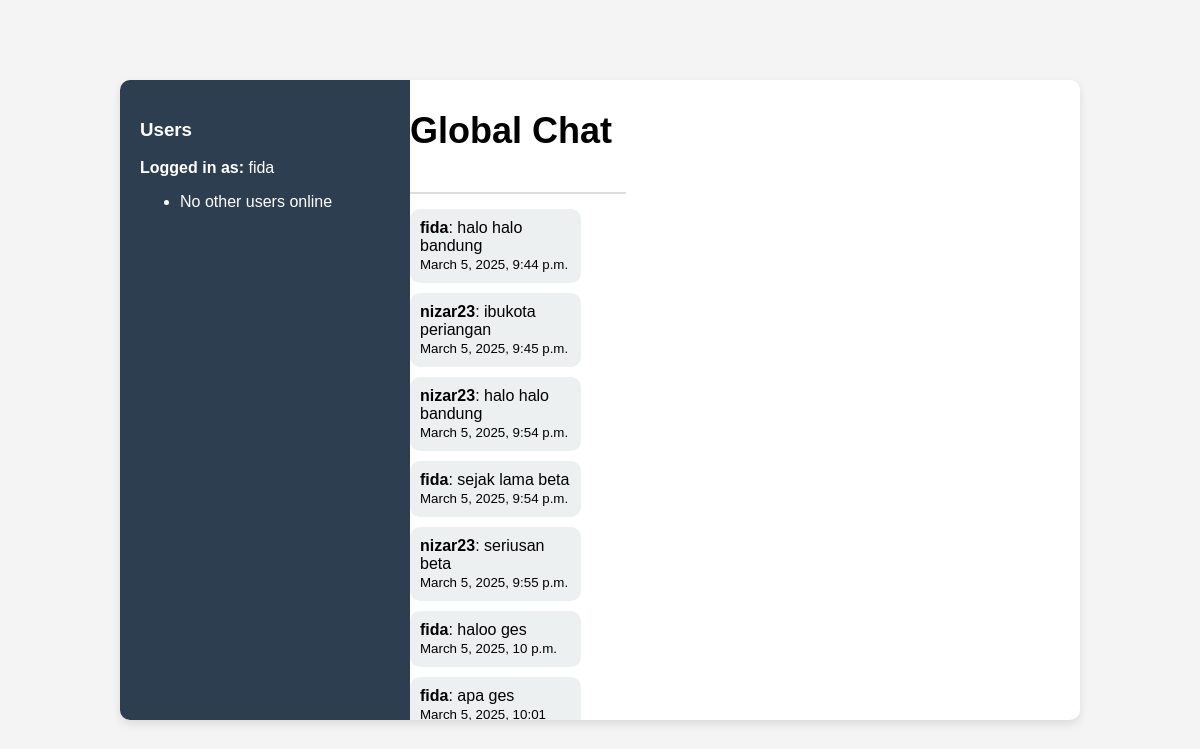
The page /chat/chat/global/ (signed in) on the database its author committed.
### chat/models.py (models this page shows, shortened)
class ChatMessage(models.Model):
    room_name = models.CharField(max_length=255)  # Nama chat room (misalnya: "global")
    sender = models.ForeignKey(User, on_delete=models.CASCADE)  # User yang mengirim pesan
    message = models.TextField()  # Isi pesan
    timestamp = models.DateTimeField(auto_now_add=True)  # Waktu pesan dibuat

### chat/views.py (the view)
# urls.py: path("chat/<str:room_name>/", chat_view, name="chat"),  # Global Chat
def chat_view(request, room_name):
    messages = ChatMessage.objects.filter(room_name=room_name).order_by("timestamp")# Ambil pesan lama
    return render(request, "test_chat.html", {"room_name": room_name, "messages": messages})

### chat/templates/test_chat.html (shortened to what this page needs)
<!DOCTYPE html>
<html lang="en">
<head>
    {% load static %}
    <link rel="stylesheet" type="text/css" href="{% static 'chat/style.css' %}">
</head>
<body>
    <div class="chat-container">
        <div class="sidebar">
            <h3>Users</h3>
            <p><strong>Logged in as:</strong> {{ request.user.username }}</p>
            <ul id="user-list">
                {% for user in users %}
                <li class="user-item" onclick="openDM('{{ user.username }}')">
                    <span class="status-icon {% if user.is_active %}online{% else %}offline{% endif %}"></span>
                    {{ user.username }}
                </li>
                {% empty %}
                <li>No other users online</li>
                {% endfor %}
            </ul>
        </div>
        <div class="chat-section">
            <div class="chat-header">
                <h2>Global Chat</h2>
            </div>
            <div id="chat-box">
                {% for message in messages %}
                    <div class="chat-message">
                        <strong>{{ message.sender.username }}</strong>: {{ message.message }} <br>
                        <small>{{ message.timestamp }}</small>
                    </div>
                {% endfor %}
            </div>
        </div>
    </div>
</body>
</html>

### chat/static/chat/style.css (style rules this page uses)
body { font-family: Arial, sans-serif; margin: 0; padding: 0; background-color: #f4f4f4; display: flex; justify-content: center; align-items: center; height: 100vh; }
.chat-container { display: flex; width: 80%; max-width: 1000px; height: 80vh; background: white; box-shadow: 0px 4px 10px rgba(0, 0, 0, 0.1); border-radius: 10px; overflow: hidden; }
.sidebar { width: 250px; background: #2c3e50; color: white; padding: 20px; overflow-y: auto; }
.chat-message { background: #ecf0f1; padding: 10px; border-radius: 10px; margin-bottom: 10px; max-width: 70%; position: relative; animation: fadeIn 0.3s ease-in-out; }
.chat-header { font-size: 24px; font-weight: bold; padding-bottom: 10px; border-bottom: 2px solid #ddd; margin-bottom: 15px; }

### rows shown on the page
ChatMessage: sender.username "fida", message "halo halo bandung", timestamp "March 5, 2025, 9:44 p.m."
ChatMessage: sender.username "nizar23", message "ibukota periangan", timestamp "March 5, 2025, 9:45 p.m."
ChatMessage: sender.username "nizar23", message "halo halo bandung", timestamp "March 5, 2025, 9:54 p.m."
ChatMessage: sender.username "fida", message "sejak lama beta", timestamp "March 5, 2025, 9:54 p.m."
ChatMessage: sender.username "nizar23", message "seriusan beta", timestamp "March 5, 2025, 9:55 p.m."
ChatMessage: sender.username "fida", message "haloo ges", timestamp "March 5, 2025, 10 p.m."
ChatMessage: sender.username "fida", message "apa ges", timestamp "March 5, 2025, 10:01…"

### other values the page prints
{{ request.user.username }} "fida"
